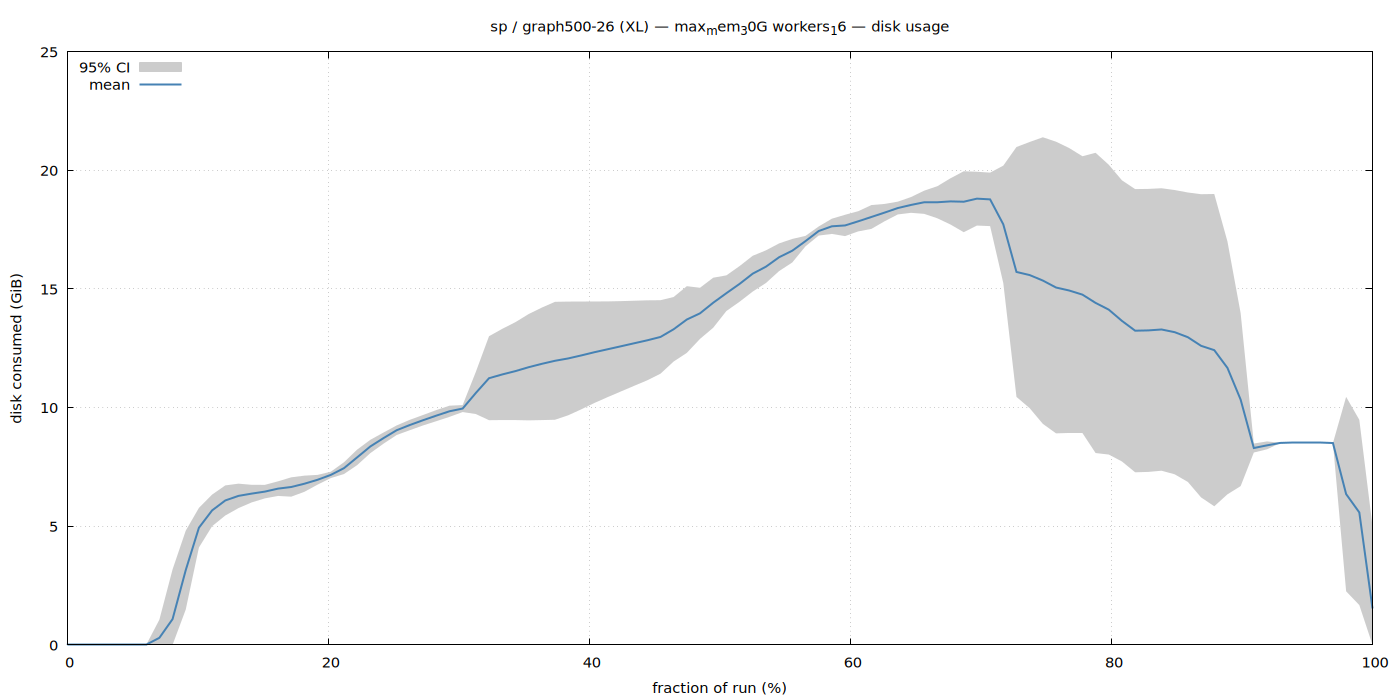

The gnuplot source for this figure:
set terminal pngcairo size 1400,700 enhanced font 'Sans,11'
set output '/home/ubuntu/nvm/gfrs/sp/XL/graph500-26/max_mem_30G_workers_16/disk.png'
set title "sp / graph500-26 (XL) — max_mem_30G workers_16 — disk usage"
set xlabel 'fraction of run (%)'
set ylabel 'disk consumed (GiB)'
set grid
set key top left
set yrange [0:*]
plot '/home/ubuntu/nvm/gfrs/sp/XL/graph500-26/max_mem_30G_workers_16/disk.dat' using 1:3:4 with filledcurves lc rgb '#cccccc' title '95% CI', \
     '' using 1:2 with lines lw 2 lc rgb '#4682b4' title 'mean'
